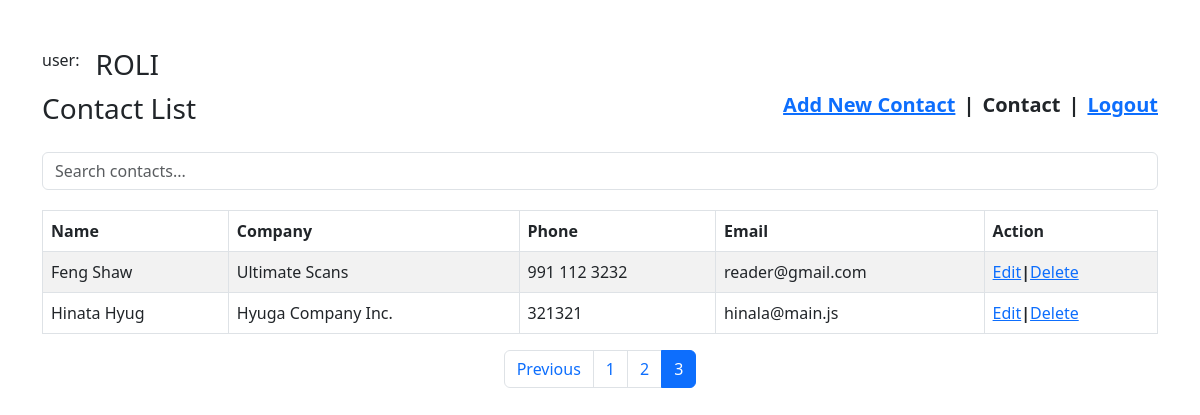
Screenshot of /contact/index.php?page=3 (signed in) with the database file from the repository.
### tables this page shows
CREATE TABLE `user` (
  `id` int(11) NOT NULL,
  `name` varchar(255) NOT NULL,
  `email` varchar(255) NOT NULL,
  `password` varchar(255) NOT NULL
);

CREATE TABLE `contact` (
  `id` int(11) NOT NULL,
  `name` varchar(255) NOT NULL,
  `phone` varchar(255) NOT NULL,
  `company` varchar(255) NOT NULL,
  `email` varchar(255) NOT NULL,
  `user_id` int(11) NOT NULL
);

### contact/index.php (the view, shortened to what this page needs)
<?php
include "../db_conn.php";
$user_id = $_SESSION['user_id'];
$sqlUser = "SELECT name FROM `user` WHERE id = $user_id";
$resultUser = mysqli_query($conn, $sqlUser);
$user = mysqli_fetch_assoc($resultUser);
?>
<!DOCTYPE html>
<html lang="en">
<head>
    <link href="https://cdn.jsdelivr.net/npm/bootstrap@5.3.0/dist/css/bootstrap.min.css" rel="stylesheet">
</head>
<body>
    <div class="container mt-5">
        <div class="d-flex gap-3 ">
            user: <h3 class="text-uppercase"> <?php echo $user['name'] ?> </h3>
        </div>
        <div class="d-flex justify-content-between align-items-center mb-3">
            <h3>Contact List</h3>
            <div class="d-flex fs-5 gap-2 fw-bold">
                <a href="addContact.php">Add New Contact</a>
                <span class="font-weight-bold">|</span>
                <p>Contact</p>
                <span>|</span>
                <a href="../logout.php">Logout</a>
            </div>
        </div>
        <input type="text" id="searchInput" class="form-control" placeholder="Search contacts...">
        <table class="table table-bordered table-striped">
            <thead>
                <tr>
                    <th>Name</th>
                    <th>Company</th>
                    <th>Phone</th>
                    <th>Email</th>
                    <th>Action</th>
                </tr>
            </thead>
            <tbody id="contactTableBody">
                <?php
                include "../db_conn.php";
                $limit = 5;
                $page = isset($_GET['page']) ? (int)$_GET['page'] : 1;
                $offset = ($page - 1) * $limit;
                $sqlTotal = "SELECT COUNT(*) FROM `contact` WHERE `user_id` = ?";
                if ($stmt = mysqli_prepare($conn, $sqlTotal)) {
                    mysqli_stmt_bind_param($stmt, "i", $_SESSION['user_id']);
                    mysqli_stmt_execute($stmt);
                    mysqli_stmt_bind_result($stmt, $totalRows);
                }
                $sql = "SELECT * FROM `contact` WHERE `user_id` = ? LIMIT ? OFFSET ?";
                if ($stmt = mysqli_prepare($conn, $sql)) {
                    mysqli_stmt_bind_param($stmt, "iii", $_SESSION['user_id'], $limit, $offset);
                    mysqli_stmt_execute($stmt);
                    $result = mysqli_stmt_get_result($stmt);
                    if (mysqli_num_rows($result) > 0) {
                        while ($row = mysqli_fetch_assoc($result)) {
                            echo '<tr>';
                            echo '<td>' . htmlspecialchars($row['name']) . '</td>';
                            echo '<td>' . htmlspecialchars($row['company']) . '</td>';
                            echo '<td>' . htmlspecialchars($row['phone']) . '</td>';
                            echo '<td>' . htmlspecialchars($row['email']) . '</td>';
                            echo '<td>';
                            echo '<a href="editContact.php?id=' . htmlspecialchars($row['id']) . '">Edit</a>';
                            echo '<span class="fw-bold">|</span>';
                            echo '<a href="deleteContact.php?id=' . htmlspecialchars($row['id']) . '" onclick="return confirm(\'Are you sure you want to delete this contact?\')">Delete</a>';
                            echo '</td>';
                            echo '</tr>';
                        }
                    } else {
                        echo '<tr><td colspan="5" class="text-center">No contacts found</td></tr>';
                    }
                }
                ?>
            </tbody>
        </table>
        <nav aria-label="Page navigation" class="d-flex justify-content-center">
            <ul class="pagination">
                <?php
                $totalPages = ceil($totalRows / $limit);
                if ($page > 1) {
                    echo '<li class="page-item"><a class="page-link" href="?page=' . ($page - 1) . '">Previous</a></li>';
                }
                for ($i = 1; $i <= $totalPages; $i++) {
                    $active = ($i === $page) ? ' active' : '';
                    echo '<li class="page-item' . $active . '"><a class="page-link" href="?page=' . $i . '">' . $i . '</a></li>';
                }
                ?>
            </ul>
        </nav>
    </div>
</body>
</html>

### contact/index.php (style rules this page uses)
#searchInput { margin-bottom: 20px; }

### rows the page displays
user: name "ROLI"
contact: name "Feng Shaw", company "Ultimate Scans", phone "991 112 3232", email "reader@gmail.com"
contact: name "Hinata Hyug", company "Hyuga Company Inc.", phone "321321", email "hinala@main.js"
